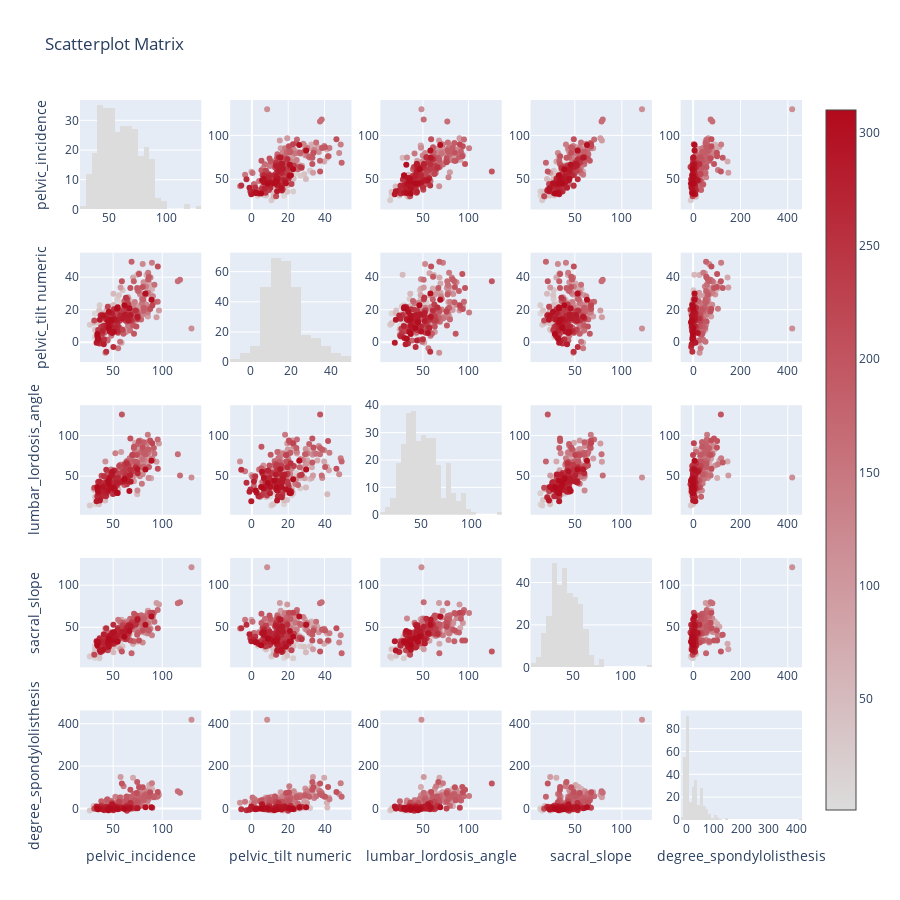

Notebook code cell kept with this figure:
### Code cell
# import figure factory
import plotly.figure_factory as ff

# preparing data
data_matrix = data.loc[:,["pelvic_incidence","pelvic_tilt numeric","lumbar_lordosis_angle","sacral_slope","degree_spondylolisthesis"]]
data_matrix["index"] = np.arange(1,len(data_matrix)+1)


fig = ff.create_scatterplotmatrix(data_matrix,diag="histogram",index="index",colormap="Reds",colormap_type="cat",height=900,width=900)
iplot(fig)

### Figure 1 — Plotly figure (JSON) as saved in the notebook; plotly's stock layout.template omitted (floating-point values rounded to 4 significant figures; data arrays with more than 128 entries replaced by an {"elided": "..."} marker saying what was removed)
{"data": [{"marker": {"color": "rgb(220, 220, 220)"}, "showlegend": false, "type": "histogram", "x": {"elided": "310 float values"}, "xaxis": "x", "yaxis": "y"}, {"marker": {"color": {"elided": "310 int values"}, "colorscale": [[0, "rgb(220, 220, 220)"], [1, "rgb(178, 10, 28)"]], "showscale": true, "size": 6}, "mode": "markers", "showlegend": false, "type": "scatter", "x": {"elided": "310 float values"}, "xaxis": "x2", "y": {"elided": "310 float values"}, "yaxis": "y2"}, {"marker": {"color": {"elided": "310 int values"}, "colorscale": [[0, "rgb(220, 220, 220)"], [1, "rgb(178, 10, 28)"]], "showscale": false, "size": 6}, "mode": "markers", "showlegend": false, "type": "scatter", "x": {"elided": "310 float values"}, "xaxis": "x3", "y": {"elided": "310 float values"}, "yaxis": "y3"}, {"marker": {"color": {"elided": "310 int values"}, "colorscale": [[0, "rgb(220, 220, 220)"], [1, "rgb(178, 10, 28)"]], "showscale": false, "size": 6}, "mode": "markers", "showlegend": false, "type": "scatter", "x": {"elided": "310 float values"}, "xaxis": "x4", "y": {"elided": "310 float values"}, "yaxis": "y4"}, {"marker": {"color": {"elided": "310 int values"}, "colorscale": [[0, "rgb(220, 220, 220)"], [1, "rgb(178, 10, 28)"]], "showscale": false, "size": 6}, "mode": "markers", "showlegend": false, "type": "scatter", "x": {"elided": "310 float values"}, "xaxis": "x5", "y": {"elided": "310 float values"}, "yaxis": "y5"}, {"marker": {"color": {"elided": "310 int values"}, "colorscale": [[0, "rgb(220, 220, 220)"], [1, "rgb(178, 10, 28)"]], "showscale": false, "size": 6}, "mode": "markers", "showlegend": false, "type": "scatter", "x": {"elided": "310 float values"}, "xaxis": "x6", "y": {"elided": "310 float values"}, "yaxis": "y6"}, {"marker": {"color": "rgb(220, 220, 220)"}, "showlegend": false, "type": "histogram", "x": {"elided": "310 float values"}, "xaxis": "x7", "yaxis": "y7"}, {"marker": {"color": {"elided": "310 int values"}, "colorscale": [[0, "rgb(220, 220, 220)"], [1, "rgb(178, 10, 28)"]], "showscale": false, "size": 6}, "mode": "markers", "showlegend": false, "type": "scatter", "x": {"elided": "310 float values"}, "xaxis": "x8", "y": {"elided": "310 float values"}, "yaxis": "y8"}, {"marker": {"color": {"elided": "310 int values"}, "colorscale": [[0, "rgb(220, 220, 220)"], [1, "rgb(178, 10, 28)"]], "showscale": false, "size": 6}, "mode": "markers", "showlegend": false, "type": "scatter", "x": {"elided": "310 float values"}, "xaxis": "x9", "y": {"elided": "310 float values"}, "yaxis": "y9"}, {"marker": {"color": {"elided": "310 int values"}, "colorscale": [[0, "rgb(220, 220, 220)"], [1, "rgb(178, 10, 28)"]], "showscale": false, "size": 6}, "mode": "markers", "showlegend": false, "type": "scatter", "x": {"elided": "310 float values"}, "xaxis": "x10", "y": {"elided": "310 float values"}, "yaxis": "y10"}, {"marker": {"color": {"elided": "310 int values"}, "colorscale": [[0, "rgb(220, 220, 220)"], [1, "rgb(178, 10, 28)"]], "showscale": false, "size": 6}, "mode": "markers", "showlegend": false, "type": "scatter", "x": {"elided": "310 float values"}, "xaxis": "x11", "y": {"elided": "310 float values"}, "yaxis": "y11"}, {"marker": {"color": {"elided": "310 int values"}, "colorscale": [[0, "rgb(220, 220, 220)"], [1, "rgb(178, 10, 28)"]], "showscale": false, "size": 6}, "mode": "markers", "showlegend": false, "type": "scatter", "x": {"elided": "310 float values"}, "xaxis": "x12", "y": {"elided": "310 float values"}, "yaxis": "y12"}, {"marker": {"color": "rgb(220, 220, 220)"}, "showlegend": false, "type": "histogram", "x": {"elided": "310 float values"}, "xaxis": "x13", "yaxis": "y13"}, {"marker": {"color": {"elided": "310 int values"}, "colorscale": [[0, "rgb(220, 220, 220)"], [1, "rgb(178, 10, 28)"]], "showscale": false, "size": 6}, "mode": "markers", "showlegend": false, "type": "scatter", "x": {"elided": "310 float values"}, "xaxis": "x14", "y": {"elided": "310 float values"}, "yaxis": "y14"}, {"marker": {"color": {"elided": "310 int values"}, "colorscale": [[0, "rgb(220, 220, 220)"], [1, "rgb(178, 10, 28)"]], "showscale": false, "size": 6}, "mode": "markers", "showlegend": false, "type": "scatter", "x": {"elided": "310 float values"}, "xaxis": "x15", "y": {"elided": "310 float values"}, "yaxis": "y15"}, {"marker": {"color": {"elided": "310 int values"}, "colorscale": [[0, "rgb(220, 220, 220)"], [1, "rgb(178, 10, 28)"]], "showscale": false, "size": 6}, "mode": "markers", "showlegend": false, "type": "scatter", "x": {"elided": "310 float values"}, "xaxis": "x16", "y": {"elided": "310 float values"}, "yaxis": "y16"}, {"marker": {"color": {"elided": "310 int values"}, "colorscale": [[0, "rgb(220, 220, 220)"], [1, "rgb(178, 10, 28)"]], "showscale": false, "size": 6}, "mode": "markers", "showlegend": false, "type": "scatter", "x": {"elided": "310 float values"}, "xaxis": "x17", "y": {"elided": "310 float values"}, "yaxis": "y17"}, {"marker": {"color": {"elided": "310 int values"}, "colorscale": [[0, "rgb(220, 220, 220)"], [1, "rgb(178, 10, 28)"]], "showscale": false, "size": 6}, "mode": "markers", "showlegend": false, "type": "scatter", "x": {"elided": "310 float values"}, "xaxis": "x18", "y": {"elided": "310 float values"}, "yaxis": "y18"}, {"marker": {"color": "rgb(220, 220, 220)"}, "showlegend": false, "type": "histogram", "x": {"elided": "310 float values"}, "xaxis": "x19", "yaxis": "y19"}, {"marker": {"color": {"elided": "310 int values"}, "colorscale": [[0, "rgb(220, 220, 220)"], [1, "rgb(178, 10, 28)"]], "showscale": false, "size": 6}, "mode": "markers", "showlegend": false, "type": "scatter", "x": {"elided": "310 float values"}, "xaxis": "x20", "y": {"elided": "310 float values"}, "yaxis": "y20"}, {"marker": {"color": {"elided": "310 int values"}, "colorscale": [[0, "rgb(220, 220, 220)"], [1, "rgb(178, 10, 28)"]], "showscale": false, "size": 6}, "mode": "markers", "showlegend": false, "type": "scatter", "x": {"elided": "310 float values"}, "xaxis": "x21", "y": {"elided": "310 float values"}, "yaxis": "y21"}, {"marker": {"color": {"elided": "310 int values"}, "colorscale": [[0, "rgb(220, 220, 220)"], [1, "rgb(178, 10, 28)"]], "showscale": false, "size": 6}, "mode": "markers", "showlegend": false, "type": "scatter", "x": {"elided": "310 float values"}, "xaxis": "x22", "y": {"elided": "310 float values"}, "yaxis": "y22"}, {"marker": {"color": {"elided": "310 int values"}, "colorscale": [[0, "rgb(220, 220, 220)"], [1, "rgb(178, 10, 28)"]], "showscale": false, "size": 6}, "mode": "markers", "showlegend": false, "type": "scatter", "x": {"elided": "310 float values"}, "xaxis": "x23", "y": {"elided": "310 float values"}, "yaxis": "y23"}, {"marker": {"color": {"elided": "310 int values"}, "colorscale": [[0, "rgb(220, 220, 220)"], [1, "rgb(178, 10, 28)"]], "showscale": false, "size": 6}, "mode": "markers", "showlegend": false, "type": "scatter", "x": {"elided": "310 float values"}, "xaxis": "x24", "y": {"elided": "310 float values"}, "yaxis": "y24"}, {"marker": {"color": "rgb(220, 220, 220)"}, "showlegend": false, "type": "histogram", "x": {"elided": "310 float values"}, "xaxis": "x25", "yaxis": "y25"}], "layout": {"barmode": "stack", "height": 900, "showlegend": true, "title": {"text": "Scatterplot Matrix"}, "width": 900, "xaxis": {"anchor": "y", "domain": [0, 0.168]}, "xaxis10": {"anchor": "y10", "domain": [0.832, 1]}, "xaxis11": {"anchor": "y11", "domain": [0, 0.168]}, "xaxis12": {"anchor": "y12", "domain": [0.208, 0.376]}, "xaxis13": {"anchor": "y13", "domain": [0.416, 0.584]}, "xaxis14": {"anchor": "y14", "domain": [0.624, 0.792]}, "xaxis15": {"anchor": "y15", "domain": [0.832, 1]}, "xaxis16": {"anchor": "y16", "domain": [0, 0.168]}, "xaxis17": {"anchor": "y17", "domain": [0.208, 0.376]}, "xaxis18": {"anchor": "y18", "domain": [0.416, 0.584]}, "xaxis19": {"anchor": "y19", "domain": [0.624, 0.792]}, "xaxis2": {"anchor": "y2", "domain": [0.208, 0.376]}, "xaxis20": {"anchor": "y20", "domain": [0.832, 1]}, "xaxis21": {"anchor": "y21", "domain": [0, 0.168], "title": {"text": "pelvic_incidence"}}, "xaxis22": {"anchor": "y22", "domain": [0.208, 0.376], "title": {"text": "pelvic_tilt numeric"}}, "xaxis23": {"anchor": "y23", "domain": [0.416, 0.584], "title": {"text": "lumbar_lordosis_angle"}}, "xaxis24": {"anchor": "y24", "domain": [0.624, 0.792], "title": {"text": "sacral_slope"}}, "xaxis25": {"anchor": "y25", "domain": [0.832, 1], "title": {"text": "degree_spondylolisthesis"}}, "xaxis3": {"anchor": "y3", "domain": [0.416, 0.584]}, "xaxis4": {"anchor": "y4", "domain": [0.624, 0.792]}, "xaxis5": {"anchor": "y5", "domain": [0.832, 1]}, "xaxis6": {"anchor": "y6", "domain": [0, 0.168]}, "xaxis7": {"anchor": "y7", "domain": [0.208, 0.376]}, "xaxis8": {"anchor": "y8", "domain": [0.416, 0.584]}, "xaxis9": {"anchor": "y9", "domain": [0.624, 0.792]}, "yaxis": {"anchor": "x", "domain": [0.848, 1], "title": {"text": "pelvic_incidence"}}, "yaxis10": {"anchor": "x10", "domain": [0.636, 0.788]}, "yaxis11": {"anchor": "x11", "domain": [0.424, 0.576], "title": {"text": "lumbar_lordosis_angle"}}, "yaxis12": {"anchor": "x12", "domain": [0.424, 0.576]}, "yaxis13": {"anchor": "x13", "domain": [0.424, 0.576]}, "yaxis14": {"anchor": "x14", "domain": [0.424, 0.576]}, "yaxis15": {"anchor": "x15", "domain": [0.424, 0.576]}, "yaxis16": {"anchor": "x16", "domain": [0.212, 0.364], "title": {"text": "sacral_slope"}}, "yaxis17": {"anchor": "x17", "domain": [0.212, 0.364]}, "yaxis18": {"anchor": "x18", "domain": [0.212, 0.364]}, "yaxis19": {"anchor": "x19", "domain": [0.212, 0.364]}, "yaxis2": {"anchor": "x2", "domain": [0.848, 1]}, "yaxis20": {"anchor": "x20", "domain": [0.212, 0.364]}, "yaxis21": {"anchor": "x21", "domain": [0, 0.152], "title": {"text": "degree_spondylolisthesis"}}, "yaxis22": {"anchor": "x22", "domain": [0, 0.152]}, "yaxis23": {"anchor": "x23", "domain": [0, 0.152]}, "yaxis24": {"anchor": "x24", "domain": [0, 0.152]}, "yaxis25": {"anchor": "x25", "domain": [0, 0.152]}, "yaxis3": {"anchor": "x3", "domain": [0.848, 1]}, "yaxis4": {"anchor": "x4", "domain": [0.848, 1]}, "yaxis5": {"anchor": "x5", "domain": [0.848, 1]}, "yaxis6": {"anchor": "x6", "domain": [0.636, 0.788], "title": {"text": "pelvic_tilt numeric"}}, "yaxis7": {"anchor": "x7", "domain": [0.636, 0.788]}, "yaxis8": {"anchor": "x8", "domain": [0.636, 0.788]}, "yaxis9": {"anchor": "x9", "domain": [0.636, 0.788]}}}
